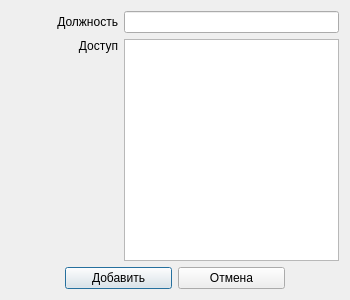
<?xml version="1.0" encoding="UTF-8"?>
<ui version="4.0">
 <class>AddPostDialog</class>
 <widget class="QDialog" name="AddPostDialog">
  <property name="geometry">
   <rect>
    <x>0</x>
    <y>0</y>
    <width>350</width>
    <height>300</height>
   </rect>
  </property>
  <property name="sizePolicy">
   <sizepolicy hsizetype="Preferred" vsizetype="Preferred">
    <horstretch>0</horstretch>
    <verstretch>0</verstretch>
   </sizepolicy>
  </property>
  <property name="windowTitle">
   <string>Добавить должность</string>
  </property>
  <property name="windowIcon">
   <iconset resource="icons.qrc">
    <normaloff>:/icons/icons/employees.ico</normaloff>:/icons/icons/employees.ico</iconset>
  </property>
  <layout class="QGridLayout" name="gridLayout" columnstretch="1,2">
   <item row="0" column="0">
    <widget class="QLabel" name="postLabel">
     <property name="text">
      <string>Должность</string>
     </property>
     <property name="alignment">
      <set>Qt::AlignRight|Qt::AlignTrailing|Qt::AlignVCenter</set>
     </property>
    </widget>
   </item>
   <item row="0" column="1">
    <widget class="QLineEdit" name="postEdit">
     <property name="readOnly">
      <bool>false</bool>
     </property>
    </widget>
   </item>
   <item row="1" column="0">
    <widget class="QLabel" name="accessLabel">
     <property name="sizePolicy">
      <sizepolicy hsizetype="Preferred" vsizetype="Preferred">
       <horstretch>0</horstretch>
       <verstretch>0</verstretch>
      </sizepolicy>
     </property>
     <property name="text">
      <string>Доступ</string>
     </property>
     <property name="alignment">
      <set>Qt::AlignRight|Qt::AlignTop|Qt::AlignTrailing</set>
     </property>
    </widget>
   </item>
   <item row="2" column="0" colspan="2">
    <layout class="QHBoxLayout" name="horizontalLayout" stretch="1,2,2,1">
     <item>
      <spacer name="horizontalSpacer">
       <property name="orientation">
        <enum>Qt::Horizontal</enum>
       </property>
       <property name="sizeHint" stdset="0">
        <size>
         <width>40</width>
         <height>20</height>
        </size>
       </property>
      </spacer>
     </item>
     <item>
      <widget class="QPushButton" name="addButton">
       <property name="text">
        <string>Добавить</string>
       </property>
      </widget>
     </item>
     <item>
      <widget class="QPushButton" name="cancelButton">
       <property name="text">
        <string>Отмена</string>
       </property>
      </widget>
     </item>
     <item>
      <spacer name="horizontalSpacer_2">
       <property name="orientation">
        <enum>Qt::Horizontal</enum>
       </property>
       <property name="sizeHint" stdset="0">
        <size>
         <width>40</width>
         <height>20</height>
        </size>
       </property>
      </spacer>
     </item>
    </layout>
   </item>
   <item row="1" column="1">
    <widget class="QListWidget" name="accessList">
     <property name="editTriggers">
      <set>QAbstractItemView::DoubleClicked</set>
     </property>
     <property name="selectionMode">
      <enum>QAbstractItemView::SingleSelection</enum>
     </property>
     <property name="selectionBehavior">
      <enum>QAbstractItemView::SelectItems</enum>
     </property>
    </widget>
   </item>
  </layout>
 </widget>
 <resources>
  <include location="icons.qrc"/>
 </resources>
 <connections/>
</ui>
